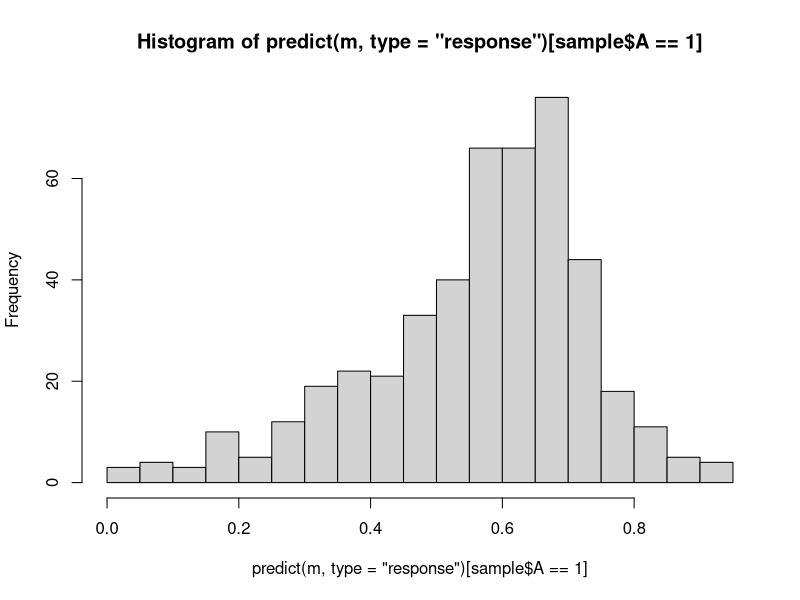
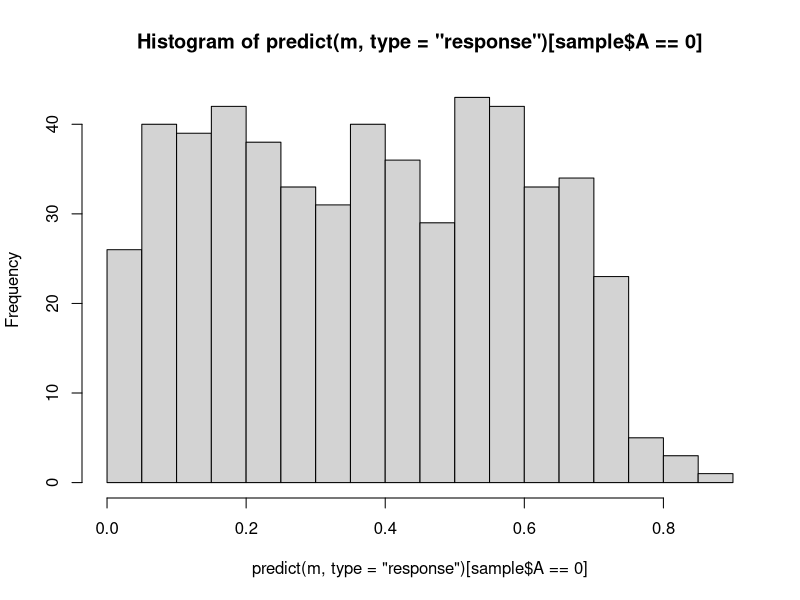
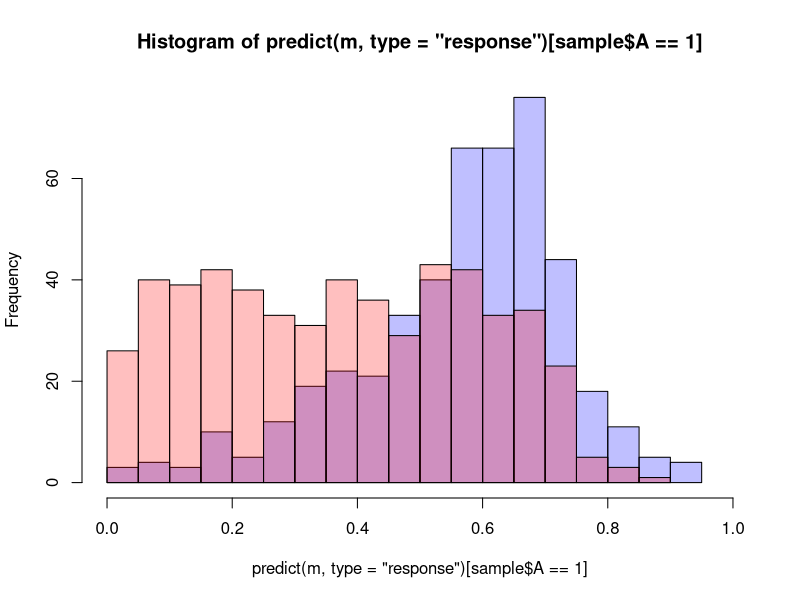
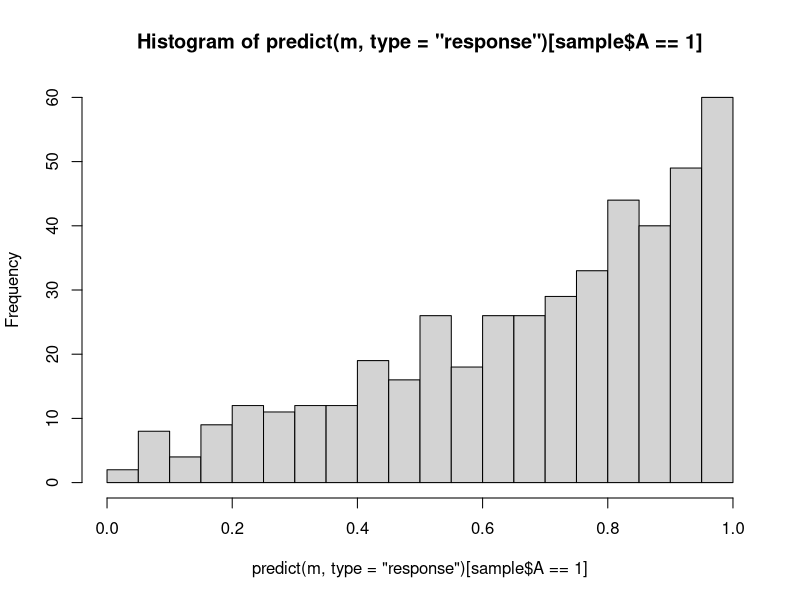
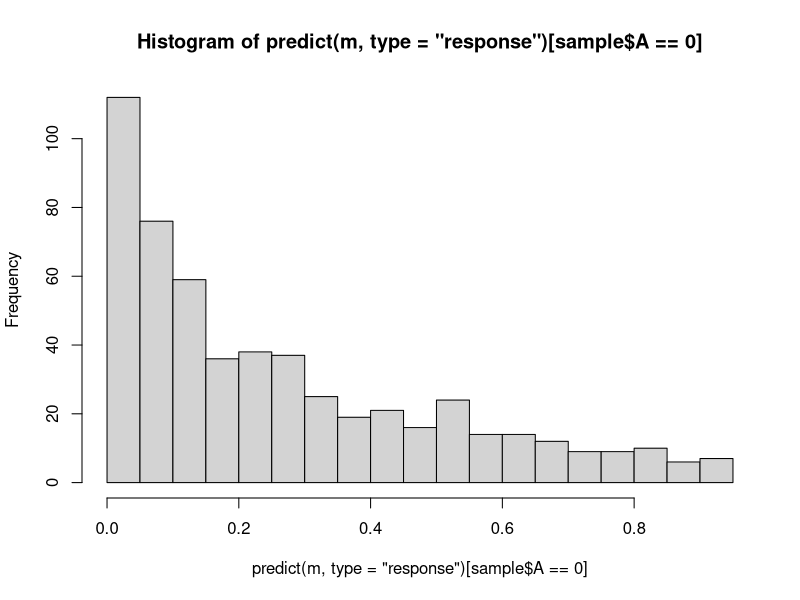
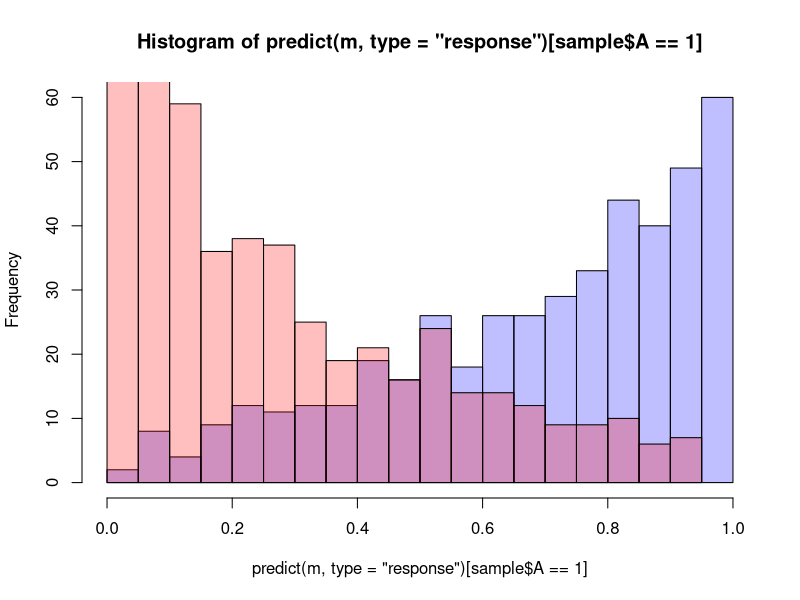

The R source for these figures, in order:
# Compare

n <- 1000


##############
# DGM 1: normal covs, good overlap
##############

# v1
set.seed(123)
W1 <- runif(n, min = 0.02, max = 0.7)  
W2 <- rnorm(n, mean = (0.2 + 0.125*W1), sd = 1)
A <- rbinom(n, 1, plogis(-.5 + .5*W1 + .1*I(W1^2) + .5*I(W1*W2) - .5*W2))
Y.0 <- rnorm(n, mean=(-.5 + 2*poly(W1,2)  - W2), sd=1)
Y.1 <- rnorm(n, mean=(-.5 + 2*poly(W1,2) - W2 + 1.5 + 2*poly(W1,2) - W2), sd=1)
Y <-  ifelse(A==1,Y.1,Y.0)  
m <- glm(A ~ poly(W1,2) + W2 + W1:W2, family="binomial")
gpred1 <- predict(m, type = 'response')

# v2
generateData<- function(n) {
  W1 <- runif(n, min = 0.02, max = 0.7)  
  W2 <- rnorm(n, mean = (0.2 + 0.125*W1), sd = 1) 
  A <- rbinom(n, 1, plogis(-.5 + .5*W1 + .1*I(W1^2) + .5*I(W1*W2) - .5*W2))
  Y.0 <- rnorm(n, mean=(-.5 + 2*poly(W1,2)  - W2), sd=1)
  Y.1 <- rnorm(n, mean=(-.5 + 2*poly(W1,2) - W2 + 1.5 + 2*poly(W1,2) - W2), sd=1)
  Y <-  ifelse(A==1,Y.1,Y.0)
  Y.star<- Y
  Y.star.1<- Y.1
  Y.star.0<- Y.0
  data.frame(W1,W2, A,Y, Y.star, Y.1, Y.0, Y.star.1, Y.star.0)
}
set.seed(123)
data <- generateData(n)
m <- glm(A ~ poly(W1,2) + W2 + W1:W2, family="binomial", data = data)
gpred2 <- predict(m, type = 'response')

summary(gpred1)
summary(gpred2)
# Exactly the same. Good. Range of pscores = 0.19 to 0.63

# v3
set.seed(123)
pop <- generateData(100000)
set.seed(1235)
sample <- pop[sample(row.names(pop), size = n, replace = F),]

m <- glm(A ~ poly(W1,2) + W2 + W1:W2, family="binomial", data = pop)
gpred3 <- predict(m, type = 'response')

m <- glm(A ~ poly(W1,2) + W2 + W1:W2, family="binomial", data = sample)
gpred4 <- predict(m, type = 'response')

summary(gpred1) # Same
summary(gpred2) # Same
summary(gpred3) # Much wider range-- 0.09 to 0.78
summary(gpred4) # Close -- 0.16 to 0.67



##############
# DGM 2: normal covs, medium overlap
##############

generateData<- function(n) {
  W1 <- runif(n, min = 0.02, max = 0.7)  
  W2 <- rnorm(n, mean = (0.2 + 0.125*W1), sd = 1) 
  A <- rbinom(n, 1, plogis(-.7 + 1.8*W1 -.1*I(W1^2) + 1.7*I(W1*W2) - 1.4*W2))
  Y.0 <- rnorm(n, mean=(-.5 + 2*poly(W1,2)  - W2), sd=1)
  Y.1 <- rnorm(n, mean=(-.5 + 2*poly(W1,2) - W2 + 1.5 + 2*poly(W1,2) - W2), sd=1)
  Y <-  ifelse(A==1,Y.1,Y.0)
  Y.star<- Y
  Y.star.1<- Y.1
  Y.star.0<- Y.0
  data.frame(W1,W2, A,Y, Y.star, Y.1, Y.0, Y.star.1, Y.star.0)
}
set.seed(123)
pop <- generateData(100000)
set.seed(1235)
sample <- pop[sample(row.names(pop), size = 1000, replace = F),]

m <- glm(A ~ poly(W1,2) + W2 + W1:W2, family="binomial", data = pop)
gpred1 <- predict(m, type = 'response')
m <- glm(A ~ poly(W1,2) + W2 + W1:W2, family="binomial", data = sample)
gpred2 <- predict(m, type = 'response')

p1 <- hist(predict(m, type="response")[sample$A==1], breaks=30)
p2 <- hist(predict(m, type="response")[sample$A==0], breaks=30)
plot( p1, col=rgb(0,0,1,1/4), xlim=c(0,1)) 
plot( p2, col=rgb(1,0,0,1/4), xlim=c(0,1), add=T) 

summary(gpred1) # 
summary(gpred2)

# True ATT:
round(mean(pop$Y.1[pop$A==1] - pop$Y.0[pop$A==1]),3)
# Unadjusted value:
round(summary(lm(Y ~ A, data = pop))$coefficients[2,1],3)
# Proportion of treated units
round(sum(pop$A==1)/nrow(pop)*100)



##############
# DGM 3: non-normal covs, good overlap
##############

generateData<- function(n) {
  W1 <- rgamma(n, 2, 10)
  W2 <- rbinom(n, 1, 0.55+0.05*W1)
  A <- rbinom(n, 1, plogis(-.5 + .5*W1 + .1*I(W1^2) + .5*I(W1*W2) - .5*W2))
  Y.0 <- rnorm(n, mean=(-.5 + 2*poly(W1,2)  - W2), sd=1)
  Y.1 <- rnorm(n, mean=(-.5 + 2*poly(W1,2) - W2 + 1.5 + 2*poly(W1,2) - W2), sd=1)
  Y <-  ifelse(A==1,Y.1,Y.0)
  Y.star<- Y
  Y.star.1<- Y.1
  Y.star.0<- Y.0
  data.frame(W1,W2, A,Y, Y.star, Y.1, Y.0, Y.star.1, Y.star.0)
}
set.seed(123)
pop <- generateData(100000)
set.seed(1235)
sample <- pop[sample(row.names(pop), size = n, replace = F),]

m <- glm(A ~ poly(W1,2) + W2 + W1:W2, family="binomial", data = pop)
gpred1 <- predict(m, type = 'response')
m <- glm(A ~ poly(W1,2) + W2 + W1:W2, family="binomial", data = sample)
gpred2 <- predict(m, type = 'response')

summary(gpred1) # 
summary(gpred2)

# True ATT:
round(mean(pop$Y.1[pop$A==1] - pop$Y.0[pop$A==1]),3)
# Unadjusted value:
round(summary(lm(Y ~ A, data = pop))$coefficients[2,1],3)
# Proportion of treated units
round(sum(pop$A==1)/nrow(pop)*100)


##############
# DGM 4: normal covs, poor overlap
##############

generateData<- function(n) {
  W1 <- runif(n, min = 0.02, max = 0.7)  
  W2 <- rnorm(n, mean = (0.2 + 0.125*W1), sd = 1) 
  A <- rbinom(n, 1, plogis(-.3 + 2*W1 -2*I(W1^2) + 2*I(W1*W2) - 2.5*W2))
  Y.0 <- rnorm(n, mean=(-.5 + 2*poly(W1,2)  - W2), sd=1)
  Y.1 <- rnorm(n, mean=(-.5 + 2*poly(W1,2) - W2 + 1.5 + 2*poly(W1,2) - W2), sd=1)
  Y <-  ifelse(A==1,Y.1,Y.0)
  Y.star<- Y
  Y.star.1<- Y.1
  Y.star.0<- Y.0
  data.frame(W1,W2, A,Y, Y.star, Y.1, Y.0, Y.star.1, Y.star.0)
}
set.seed(123)
pop <- generateData(100000)
n <- 1000
set.seed(1235)
sample <- pop[sample(row.names(pop), size = n, replace = F),]

m <- glm(A ~ poly(W1,2) + W2 + W1:W2, family="binomial", data = pop)
gpred1 <- predict(m, type = 'response')
m <- glm(A ~ poly(W1,2) + W2 + W1:W2, family="binomial", data = sample)
gpred2 <- predict(m, type = 'response')

p1 <- hist(predict(m, type="response")[sample$A==1], breaks=30)
p2 <- hist(predict(m, type="response")[sample$A==0], breaks=30)
plot( p1, col=rgb(0,0,1,1/4), xlim=c(0,1)) 
plot( p2, col=rgb(1,0,0,1/4), xlim=c(0,1), add=T) 

summary(gpred1) # 
summary(gpred2)

# True ATT:
round(mean(pop$Y.1[pop$A==1] - pop$Y.0[pop$A==1]),3)
# Unadjusted value:
round(summary(lm(Y ~ A, data = pop))$coefficients[2,1],3)

# Proportion of treated units
round(sum(pop$A==1)/nrow(pop)*100)




